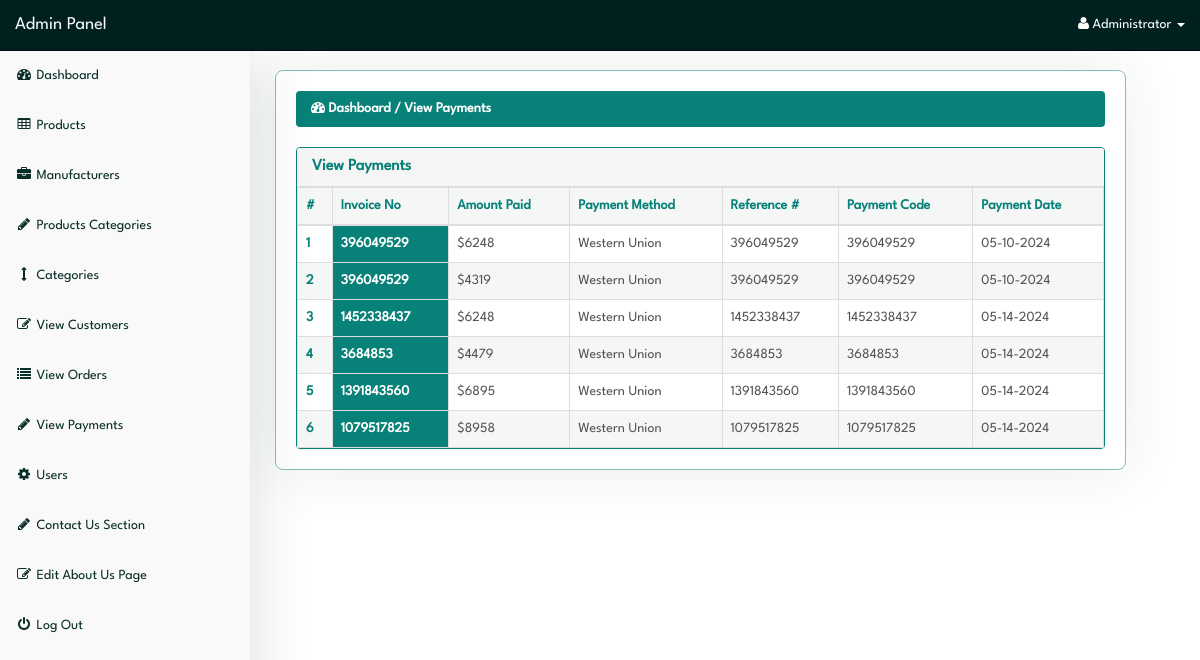
/admin/index.php?view_payments (signed in), run on the app's committed database.
### tables this page shows
CREATE TABLE `payments` (
  `payment_id` int(10) NOT NULL,
  `invoice_no` int(10) NOT NULL,
  `amount` int(10) NOT NULL,
  `payment_mode` text NOT NULL,
  `ref_no` int(10) NOT NULL,
  `code` int(10) NOT NULL,
  `payment_date` text NOT NULL
);

### admin/view_payments.php (the view, shortened to what this page needs)
<?php
if(!isset($_SESSION['admin_email'])){
echo "<script>window.open('login.php','_self')</script>";
}
else {
?>
<div class="row">
  <div class="col-lg-12">
    <ol class="breadcrumb">
      <li class="active">
        <i class="fa fa-dashboard"></i> Dashboard / View Payments
      </li>
    </ol>
  </div>
</div>
<div class="row">
  <div class="col-lg-12">
    <div class="panel panel-default">
      <div class="panel-heading">
        <h3 class="panel-title">
          View Payments
        </h3>
      </div>
      <div class="panel-body">
        <div class="table-responsive">
          <table class="table table-hover table-bordered table-striped">
            <thead>
              <tr>
                <th>#</th>
                <th>Invoice No</th>
                <th>Amount Paid</th>
                <th>Payment Method</th>
                <th>Reference #</th>
                <th>Payment Code</th>
                <th>Payment Date</th>
              </tr>
            </thead>
            <tbody>
              <?php
$i = 0;
$get_payments = "select * from payments";
$run_payments = mysqli_query($con,$get_payments);
while($row_payments = mysqli_fetch_array($run_payments)){
$invoice_no = $row_payments['invoice_no'];
$amount = $row_payments['amount'];
$payment_mode = $row_payments['payment_mode'];
$ref_no = $row_payments['ref_no'];
$code = $row_payments['code'];
$payment_date = $row_payments['payment_date'];
$i++;
?>
              <tr>
                <td><?php echo $i; ?></td>
                <td style="color: white; font-weight: bold; background-color: #088178">
                  <?php echo $invoice_no; ?></td>
                <td>$<?php echo $amount; ?></td>
                <td><?php echo $payment_mode; ?></td>
                <td><?php echo $ref_no; ?></td>
                <td><?php echo $code; ?></td>
                <td><?php echo $payment_date; ?></td>
              </tr>
              <?php } ?>
            </tbody>
          </table>
        </div>
      </div>
    </div>
  </div>
</div>
<?php } ?>

### admin/index.php (shortened to what this page needs)
<?php
include("includes/db.php");
if(!isset($_SESSION['admin_email'])){
  echo "<script>window.open('login.php','_self')</script>";
} else {
  $admin_session = $_SESSION['admin_email'];
  $get_admin = "select * from admins  where admin_email='$admin_session'";
  $run_admin = mysqli_query($con,$get_admin);
  $row_admin = mysqli_fetch_array($run_admin);
  $admin_name = $row_admin['admin_name'];
?>
<!DOCTYPE html>
<html>
<head>
  <link href="css/bootstrap.min.css" rel="stylesheet">
  <link href="css/style.css" rel="stylesheet">
  <link href="font-awesome/css/font-awesome.min.css" rel="stylesheet">
</head>
<body>
  <div id="wrapper">
    <?php include("includes/sidebar.php");  ?>
    <div id="page-wrapper">
      <div class="container-fluid">
        <?php
          foreach ($pages as $param => $file) {
              if (isset($_GET[$param])) {
                  include($file);
                  break;
              }
          }
        ?>
      </div>
    </div>
  </div>
</body>
</html>
<?php } ?>

### admin/includes/sidebar.php (shortened to what this page needs)
<?php
if(!isset($_SESSION['admin_email'])){
echo "<script>window.open('login.php','_self')</script>";
}
else {
?>
<nav class="navbar navbar-inverse navbar-fixed-top">
  <div class="navbar-header">
    <a class="navbar-brand" href="index.php?dashboard">Admin Panel</a>
  </div>
  <ul class="nav navbar-right top-nav">
    <li class="dropdown">
      <a href="#" class="dropdown-toggle" data-toggle="dropdown">
        <i class="fa fa-user"></i>
        <?php echo $admin_name; ?> <b class="caret"></b>
      </a>
    </li>
  </ul>
  <div class="collapse navbar-collapse navbar-ex1-collapse">
    <ul class="nav navbar-nav side-nav">
      <li>
        <a href="index.php?dashboard">
          <i class="fa fa-fw fa-dashboard"></i> Dashboard
        </a>
      </li>
      <li>
        <a href="#" data-toggle="collapse" data-target="#products">
          <i class="fa fa-fw fa-table"></i> Products
        </a>
      </li>
      <li>
        <a href="#" data-toggle="collapse" data-target="#manufacturers">
          <i class="fa fa-fw fa-briefcase"></i> Manufacturers
        </a>
      </li>
      <li>
        <a href="#" data-toggle="collapse" data-target="#p_cat">
          <i class="fa fa-fw fa-pencil"></i> Products Categories
        </a>
      </li>
      <li>
        <a href="#" data-toggle="collapse" data-target="#cat">
          <i class="fa fa-fw fa-arrows-v"></i> Categories
        </a>
      </li>
      <li>
        <a href="index.php?view_customers">
          <i class="fa fa-fw fa-edit"></i> View Customers
        </a>
      </li>
      <li>
        <a href="index.php?view_orders">
          <i class="fa fa-fw fa-list"></i> View Orders
        </a>
      </li>
      <li>
        <a href="index.php?view_payments">
          <i class="fa fa-fw fa-pencil"></i> View Payments
        </a>
      </li>
      <li>
        <a href="#" data-toggle="collapse" data-target="#users">
          <i class="fa fa-fw fa-gear"></i> Users
        </a>
      </li>
      <li>
        <a href="#" data-toggle="collapse" data-target="#contact_us">
          <i class="fa fa-fw fa-pencil"> </i> Contact Us Section
        </a>
      </li>
      <li>
        <a href="index.php?edit_about_us">
          <i class="fa fa-fw fa-edit"></i> Edit About Us Page
        </a>
      </li>
      <li>
        <a href="logout.php">
          <i class="fa fa-fw fa-power-off"></i> Log Out
        </a>
      </li>
    </ul>
  </div>
</nav>
<?php } ?>

### admin/css/style.css (style rules this page uses)
:root { --p-clr-100: #088178; --p-clr-200: #ff4015; --p-clr-300: #0000d3; --p-clr-400: #ffb222; --p-clr-500: #0097d3; --p-clr-600: #00ad4e; --p-clr-700: #3a0080; --n-clr-100: #fefefe; --n-clr-200: #f9f9f9; --n-clr-300: #0a2e28; --n-clr-400: #012120; }
*, *::before, *::after { margin: 0; padding: 0; box-sizing: border-box; }
h1, h2, h3, h4, h5, h6 { font-weight: 600; }
body { font-family: 'LeagueSpartan-Regular', Helvetica, Arial, sans-serif; margin-top: 100px; }
@media (min-width: 768px) { body { margin-top: 50px; } }
#wrapper { padding-top: 1rem; padding-left: 255px; }
#page-wrapper { width: 90%; margin-top: 1rem; margin-left: 2rem; border-radius: 8px; border: 1px solid #08817980; box-shadow: 0 0 60px #0a2e2817; }
#page-wrapper .container-fluid { padding: 0; margin: 0; width: 100%; padding: 2rem; }
.top-nav { padding: 0 15px; }
.top-nav > li { display: inline-block; float: left; }
.top-nav > li > a { padding-top: 15px; padding-bottom: 15px; line-height: 20px; color: var(--n-clr-100); }
.navbar-inverse .navbar-nav > li > a { color: var(--n-clr-300); }
.navbar { background-color: var(--n-clr-400); }
.navbar .navbar-header a { color: white; }
.side-nav { position: fixed; top: 51px; width: 250px; border-radius: 0; overflow-y: auto; background-color: var(--n-clr-200); bottom: 0; overflow-x: hidden; padding-bottom: 40px; display: flex; align-items: center; justify-content: flex-start; flex-direction: column; box-shadow: 0 0 60px #0a2e2826; }
.side-nav > li, .side-nav > li > a { width: 100%; }
.row .col-lg-12 .panel { margin: 0; border: 0; }
.panel-body { border-radius: 5px; }
.container-fluid .row .col-lg-12 .breadcrumb { background-color: var(--p-clr-100); }
.container-fluid .row .col-lg-12 .breadcrumb li { color: var(--n-clr-100); font-weight: 600; }
.panel { border: 0; border: 1px solid var(--p-clr-100) !important; }
.panel-default .panel-title { color: #088178; }
.panel-default .panel-body { padding: 0; }
.panel-body .table-responsive .table { margin: 0; }
.table { border-collapse: collapse; }
.table-responsive .table thead tr th, .table-responsive .table tbody tr td:nth-child(1) { color: var(--p-clr-100); font-weight: bold; }
.table-responsive .table thead tr, .table-responsive .table tbody tr:nth-child(even) { background-color: #0b3a370a; }
.table-responsive .table tbody tr:nth-child(odd) { background: none; }
.table-responsive .table tbody tr { border: 0; border: 1px solid #08817950; color: #555; cursor: pointer; }

### data on the page
payments: invoice_no "396049529", amount "6248", payment_mode "Western Union", ref_no "396049529", code "396049529", payment_date "05-10-2024"
payments: invoice_no "396049529", amount "4319", payment_mode "Western Union", ref_no "396049529", code "396049529", payment_date "05-10-2024"
payments: invoice_no "1452338437", amount "6248", payment_mode "Western Union", ref_no "1452338437", code "1452338437", payment_date "05-14-2024"
payments: invoice_no "3684853", amount "4479", payment_mode "Western Union", ref_no "3684853", code "3684853", payment_date "05-14-2024"
payments: invoice_no "1391843560", amount "6895", payment_mode "Western Union", ref_no "1391843560", code "1391843560", payment_date "05-14-2024"
payments: invoice_no "1079517825", amount "8958", payment_mode "Western Union", ref_no "1079517825", code "1079517825", payment_date "05-14-2024"

### other printed values
$admin_name "Administrator"
